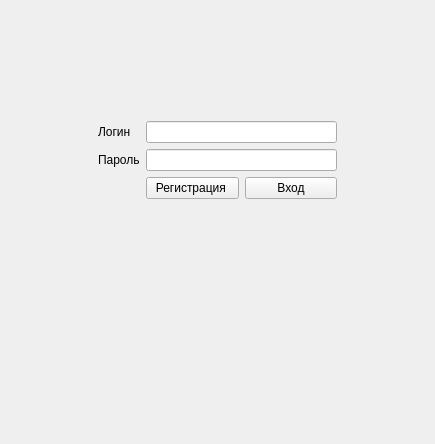
<?xml version="1.0" encoding="UTF-8"?>
<ui version="4.0">
 <class>Login</class>
 <widget class="QWidget" name="Login">
  <property name="geometry">
   <rect>
    <x>0</x>
    <y>0</y>
    <width>435</width>
    <height>444</height>
   </rect>
  </property>
  <property name="windowTitle">
   <string>Form</string>
  </property>
  <layout class="QGridLayout" name="gridLayout">
   <item row="1" column="1">
    <widget class="QStackedWidget" name="stackedWidget">
     <property name="currentIndex">
      <number>0</number>
     </property>
     <widget class="QWidget" name="page">
      <layout class="QFormLayout" name="formLayout_2">
       <item row="1" column="0">
        <widget class="QLabel" name="label">
         <property name="text">
          <string>Логин</string>
         </property>
        </widget>
       </item>
       <item row="1" column="1">
        <widget class="QLineEdit" name="Login_lineEdit"/>
       </item>
       <item row="2" column="0">
        <widget class="QLabel" name="label_2">
         <property name="text">
          <string>Пароль</string>
         </property>
        </widget>
       </item>
       <item row="2" column="1">
        <widget class="QLineEdit" name="Password_lineEdit"/>
       </item>
       <item row="3" column="1">
        <layout class="QHBoxLayout" name="horizontalLayout">
         <item>
          <widget class="QPushButton" name="Sing_up_Button">
           <property name="text">
            <string>Регистрация </string>
           </property>
          </widget>
         </item>
         <item>
          <widget class="QPushButton" name="Sing_in_Button">
           <property name="text">
            <string>Вход</string>
           </property>
          </widget>
         </item>
        </layout>
       </item>
      </layout>
     </widget>
     <widget class="QWidget" name="page_2">
      <layout class="QGridLayout" name="gridLayout_2">
       <item row="0" column="0">
        <widget class="QLabel" name="label_3">
         <property name="text">
          <string>Имя</string>
         </property>
        </widget>
       </item>
       <item row="7" column="1">
        <spacer name="verticalSpacer_2">
         <property name="orientation">
          <enum>Qt::Vertical</enum>
         </property>
         <property name="sizeHint" stdset="0">
          <size>
           <width>20</width>
           <height>40</height>
          </size>
         </property>
        </spacer>
       </item>
       <item row="1" column="1">
        <widget class="QLineEdit" name="newLogin_lineEdit"/>
       </item>
       <item row="5" column="1">
        <widget class="QPushButton" name="SignUp_next_button">
         <property name="text">
          <string>Регистрация</string>
         </property>
        </widget>
       </item>
       <item row="0" column="1">
        <widget class="QLineEdit" name="Name_lineEdit"/>
       </item>
       <item row="1" column="0">
        <widget class="QLabel" name="label_5">
         <property name="text">
          <string>Логин</string>
         </property>
        </widget>
       </item>
       <item row="6" column="1">
        <widget class="QPushButton" name="Chanche_Button">
         <property name="text">
          <string>Назад</string>
         </property>
        </widget>
       </item>
       <item row="2" column="1">
        <widget class="QLineEdit" name="newPassword_lineEdit"/>
       </item>
       <item row="2" column="0">
        <widget class="QLabel" name="label_6">
         <property name="text">
          <string>Пароль</string>
         </property>
        </widget>
       </item>
       <item row="3" column="0">
        <widget class="QLabel" name="label_7">
         <property name="text">
          <string>Потверждение пароля</string>
         </property>
        </widget>
       </item>
       <item row="3" column="1">
        <widget class="QLineEdit" name="NewPasswordlineEdit_2"/>
       </item>
      </layout>
     </widget>
    </widget>
   </item>
   <item row="2" column="1">
    <spacer name="verticalSpacer">
     <property name="orientation">
      <enum>Qt::Vertical</enum>
     </property>
     <property name="sizeHint" stdset="0">
      <size>
       <width>20</width>
       <height>40</height>
      </size>
     </property>
    </spacer>
   </item>
   <item row="1" column="0">
    <spacer name="horizontalSpacer">
     <property name="orientation">
      <enum>Qt::Horizontal</enum>
     </property>
     <property name="sizeHint" stdset="0">
      <size>
       <width>40</width>
       <height>20</height>
      </size>
     </property>
    </spacer>
   </item>
   <item row="1" column="2">
    <spacer name="horizontalSpacer_2">
     <property name="orientation">
      <enum>Qt::Horizontal</enum>
     </property>
     <property name="sizeHint" stdset="0">
      <size>
       <width>40</width>
       <height>20</height>
      </size>
     </property>
    </spacer>
   </item>
   <item row="0" column="1">
    <spacer name="verticalSpacer_3">
     <property name="orientation">
      <enum>Qt::Vertical</enum>
     </property>
     <property name="sizeHint" stdset="0">
      <size>
       <width>20</width>
       <height>40</height>
      </size>
     </property>
    </spacer>
   </item>
  </layout>
 </widget>
 <resources/>
 <connections/>
</ui>
